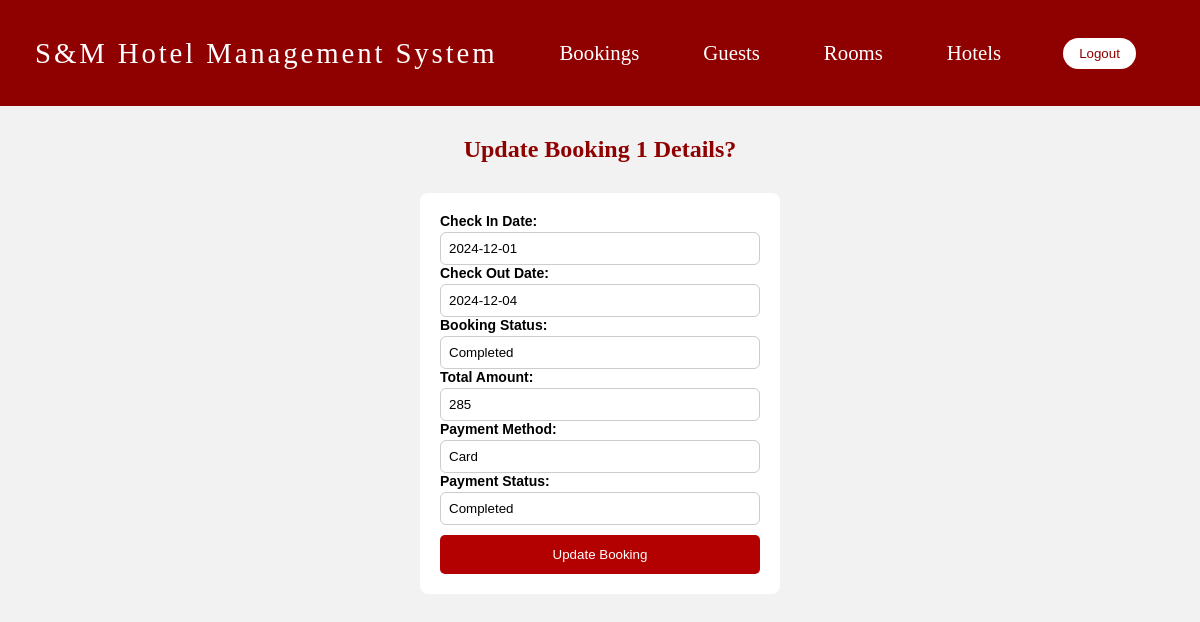
Screenshot of /admin/update_booking.php?id=1 (signed in) with the database file from the repository.
### tables this page shows
CREATE TABLE "Booking" (
    booking_ID INTEGER PRIMARY KEY AUTOINCREMENT,
    guest_ID INTEGER NOT NULL,
    room_ID TEXT NOT NULL,
    admin_ID INTEGER,  -- Start as nullable
    checkInDate DATE NOT NULL,
    checkOutDate DATE NOT NULL,
    bookingStatus TEXT CHECK(bookingStatus IN ('Confirmed', 'Cancelled', 'Completed')),
    totalAmount REAL CHECK(totalAmount > 0),
    paymentMethod TEXT CHECK(paymentMethod IN ('Cash', 'Card', 'Online')),
    paymentStatus TEXT CHECK(paymentStatus IN ('Pending', 'Completed', 'Failed')),
    FOREIGN KEY(guest_ID) REFERENCES Guest(guest_ID),
    FOREIGN KEY(room_ID) REFERENCES Room(room_ID),
    FOREIGN KEY(admin_ID) REFERENCES Admin(admin_ID)
);

### admin/booking_functions.php (called while the page is built, shortened)
<?php
function viewBookings($booking_id)
{
    $db = db_connect();
    $query = 'SELECT * FROM Booking WHERE booking_ID = :booking_id';
    $stmt = $db->prepare($query);
    $stmt->bindValue(':booking_id', $booking_id, SQLITE3_INTEGER);
    $result = $stmt->execute();
    $booking_detail = [];
    while ($row = $result->fetchArray(SQLITE3_ASSOC)) {
        $booking_detail[] = $row;
    }
    return $booking_detail;
}

### admin/update_booking.php (the view, shortened to what this page needs)
<?php
require_once __DIR__ . '/booking_functions.php';
include(__DIR__ . '/admin_navbar.php');
$booking_id = $_GET['id'];
$booking = viewBookings($booking_id);
?>
<div>
    <link rel="stylesheet" href="admin.css" />
    <h2 class="centered-header">
        Update Booking <?php echo $booking[0]['booking_ID']; ?> Details?
    </h2>
</div>
<div class="main">
    <form method="post" class= "update-form-table">
        <label>Check In Date:</label>
        <input type="text" name="checkInDate" value="<?php echo $booking[0]['checkInDate']; ?>" required>
        <label>Check Out Date:</label>
        <input type="text" name="checkOutDate" value="<?php echo $booking[0]['checkOutDate']; ?>" required>
        <label>Booking Status:</label>
        <input type="text" name="bookingStatus" value="<?php echo $booking[0]['bookingStatus']; ?>" required>
        <label>Total Amount:</label>
        <input type="text" name="totalAmount" value="<?php echo $booking[0]['totalAmount']; ?>" required>
        <label>Payment Method:</label>
        <input type="text" name="paymentMethod" value="<?php echo $booking[0]['paymentMethod']; ?>" required>
        <label>Payment Status:</label>
        <input type="text" name="paymentStatus" value="<?php echo $booking[0]['paymentStatus']; ?>" required>
        <input type="submit" name="update_booking" value="Update Booking">
    </form>
</div>

### admin/admin.css (style rules this page uses)
* { box-sizing: border-box; }
body { margin: 0; background: #f2f2f2; font-family: Arial, sans-serif; }
.centered-header { text-align: center; margin: 30px 0; font-family: "Playfair Display", serif; color: #b30000; }
.main { padding: 20px; display: flex; flex-direction: column; align-items: center; }
.update-form-table { width: 360px; background: #fff; padding: 20px; border-radius: 8px; }
.update-form-table label { display: block; margin-bottom: 3px; font-size: 14px; font-weight: bold; }
.update-form-table input[type="text"], .update-form-table input[type="date"], .update-form-table input[type="email"], .update-form-table input[type="number"], .update-form-table input[type="tel"] { width: 100%; padding: 8px; border: 1px solid #ccc; border-radius: 6px; }
.update-form-table input[type="submit"] { width: 100%; padding: 12px; background: #b30000; border: none; color: #fff; border-radius: 5px; margin-top: 10px; }
.centered-header { text-align: center; color: #8f0000; font-family: "Playfair Display", serif; margin-bottom: 10px; }

### rows the page displays
booking: booking_ID "1", checkInDate "2024-12-01", checkOutDate "2024-12-04", bookingStatus "Completed", totalAmount "285", paymentMethod "Card", paymentStatus "Completed"
